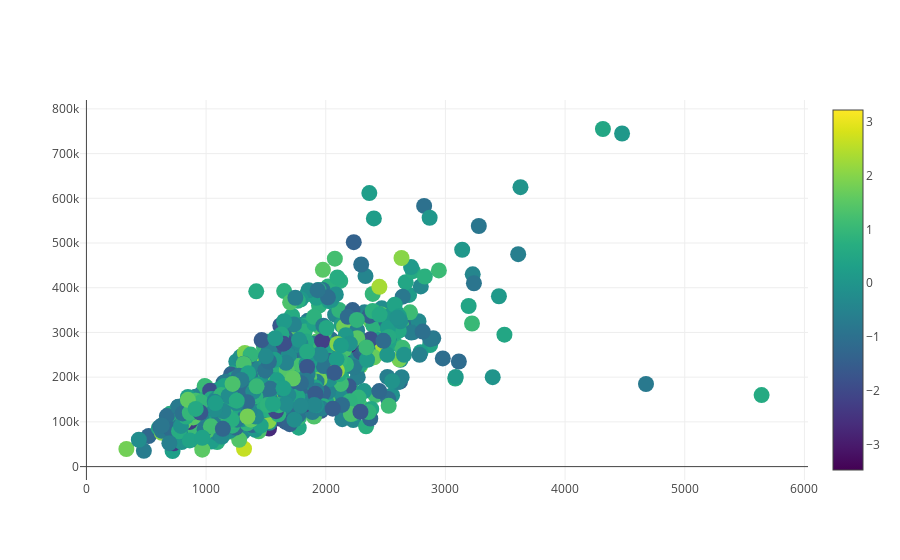

This figure's notebook cell:
### Code cell
###trying plotly 

import plotly.graph_objs as go
import plotly.plotly as py
from plotly import __version__
from plotly.offline import download_plotlyjs, init_notebook_mode, plot, iplot
init_notebook_mode(connected=True)

xaxis=x['GrLivArea']
yaxis=x['SalePrice']
trace1 = go.Scatter(
    y =yaxis,
    x=xaxis,
    mode='markers',
    marker=dict(
        size='16',
        color = np.random.randn(2000), #set color equal to a variable
        colorscale='Viridis',
        showscale=True
    )
)
data = [trace1]

iplot(data, filename='scatter-plot-with-colorscale')

### Figure 1 — Plotly figure (JSON) as saved in the notebook; plotly's stock layout.template omitted (floating-point values rounded to 4 significant figures; data arrays with more than 128 entries replaced by an {"elided": "..."} marker saying what was removed)
{"data": [{"marker": {"color": {"elided": "2000 float values"}, "colorscale": "Viridis", "showscale": true, "size": "16"}, "mode": "markers", "type": "scatter", "x": {"elided": "1460 int values"}, "y": {"elided": "1460 int values"}}], "layout": {}}
